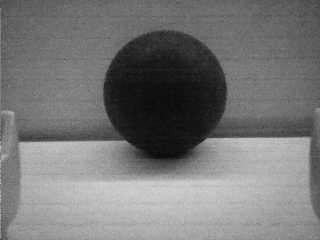
#> input picture lab4/imgs/test01.bmp, 320 x 240 px, given in place of test89.bmp, which was not available
$ python autograder.py
#> lines starting #> are read from the running program, lines starting #| are printed output that depends on the picture; after the words box and inside, x2 and y2 are one past the last pixel; in counts of white or black regions, pixels touching at a corner belong together; long printed decimals are rounded; pictures that were not available may be replaced by others from this repository, and a replacement may not be noted
### lab4/find_ball.py
#!/usr/bin/env python3

import cv2
import sys
import copy

import numpy as np

try:
	from PIL import Image, ImageDraw, ImageFont
except ImportError:
	sys.exit('install Pillow to run this code')


def find_ball(opencv_image, debug=False):
	"""Find the ball in an image.

		Arguments:
		opencv_image -- the image
		debug -- an optional argument which can be used to control whether
				debugging information is displayed.

		Returns [x, y, radius] of the ball, and [0,0,0] or None if no ball is found.
	"""

	edge_threshold = 100
	accumulator_threshold = 35

	blurred = cv2.GaussianBlur(opencv_image, (9, 9), 2)

	if debug:
		edges = cv2.Canny(blurred, edge_threshold, edge_threshold/2)
		pil_image = Image.fromarray(edges)
		pil_image.show()

	circles = cv2.HoughCircles(blurred, cv2.HOUGH_GRADIENT,
		dp=1, minDist=30,
		param1=edge_threshold, param2=accumulator_threshold,
		minRadius=10, maxRadius=100)

	if circles is None:
		return [0, 0, 0]

	# Reduce the dimensionality
	circles = circles[0,:]

	#print(len(circles))
	if debug:
		#print(circles)
		display_circles(blurred, circles)
		input("Press Enter to continue...")

	if len(circles) > 0:
		return circles[0]
	else:
		return [0, 0, 0]


def display_circles(opencv_image, circles, best=None):
	"""Display a copy of the image with superimposed circles.

	   Provided for debugging purposes, feel free to edit as needed.

	   Arguments:
		opencv_image -- the image
		circles -- list of circles, each specified as [x,y,radius]
		best -- an optional argument which may specify a single circle that will
				be drawn in a different color.  Meant to be used to help show which
				circle is ranked as best if there are multiple candidates.

	"""
	#make a copy of the image to draw on
	circle_image = copy.deepcopy(opencv_image)
	circle_image = cv2.cvtColor(circle_image, cv2.COLOR_GRAY2RGB, circle_image)

	for c in circles:
		# draw the outer circle
		cv2.circle(circle_image,(c[0],c[1]),c[2],(255,255,0),2)
		# draw the center of the circle
		cv2.circle(circle_image,(c[0],c[1]),2,(0,255,255),3)
		# write coords
		cv2.putText(circle_image,str(c),(c[0],c[1]),cv2.FONT_HERSHEY_SIMPLEX,
					.5,(255,255,255),2,cv2.LINE_AA)

	#highlight the best circle in a different color
	if best is not None:
		# draw the outer circle
		cv2.circle(circle_image,(best[0],best[1]),best[2],(0,0,255),2)
		# draw the center of the circle
		cv2.circle(circle_image,(best[0],best[1]),2,(0,0,255),3)
		# write coords
		cv2.putText(circle_image,str(best),(best[0],best[1]),cv2.FONT_HERSHEY_SIMPLEX,
					.5,(255,255,255),2,cv2.LINE_AA)


	#display the image
	pil_image = Image.fromarray(circle_image)
	pil_image.show()

# [2 lines that do not run on import are left out]

### lab4/autograder.py
#!/usr/bin/env python3

import cv2
import os
import math
import find_ball
import numpy as np

# load ground truth
with open('./imgs/ground_truth.txt') as f:
#> (reads lab4/imgs/ground_truth.txt from the repository)
	grid_data = [i.split() for i in f.readlines()]

print(grid_data)

# thresh hold to accept circle and give credit per circle
center_err_thresh = 20.0
radius_err_thresh = 10.0
score = 0;

# check each image
for filedata in grid_data:
	file = filedata[0]

	#read in image as grayscale
	opencv_image = cv2.imread("./imgs/" + file, cv2.COLOR_GRAY2RGB)
#> opencv_image is the input picture: shape (240, 320); min 8, max 211, mean 117.9

	#try to find the ball in the image
	ball = find_ball.find_ball(opencv_image)
#> in find_ball, `circles = cv2.HoughCircles(blurred, cv2.HOUGH_GRADIENT, dp=1, minDist=..`: circles = [[165.5, 91.5, 61.8]]
#> ball = [165.5, 91.5, 61.8]
	print(file, ball)
#| test89.bmp [165.5  91.5  61.8]

	if ball is None:
		ball = np.array([0, 0, 0])

	# get center err
	center_err = math.sqrt((ball[0] - float(filedata[1]))**2 + (
		ball[1] - float(filedata[2]))**2)
#> center_err = 84.93

	# get radius err
	r_err = math.fabs(ball[2] - float(filedata[3]))
#> r_err = 27.8

	print("circle center err =", center_err, "pixel")
#| circle center err = 84.926 pixel
	print("circle radius err =", r_err, "pixel")
#| circle radius err = 27.800 pixel
	if center_err <= center_err_thresh and r_err <= radius_err_thresh:
		score += 1;
	else:
		find_ball.find_ball(opencv_image, debug=True)
#> call 2 of find_ball, with debug = True
#> in find_ball (call 2), `edges = cv2.Canny(blurred, edge_threshold, edge_threshold/2)`:
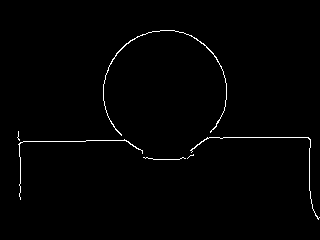
#> edges: shape (240, 320); 1% white in thin lines or dots, all inside (x1, y1, x2, y2) = (17, 30, 320, 220)
#> the loop in display_circles, `for c in circles:` made 1 pass
#> after the loop in display_circles, `for c in circles:`:
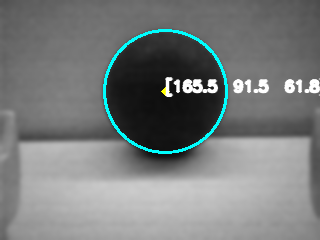
#> circle_image: shape (240, 320, 3); mean B, G, R 123.5, 123.6, 119.6
#> pass 2 of the loop `for filedata in grid_data:`:
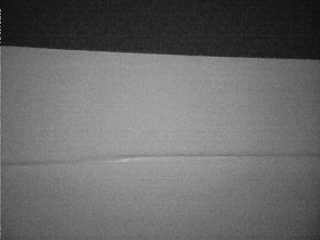
#> input picture lab4/imgs/test03.bmp, 320 x 240 px, given in place of test63.bmp, which was not available
#> opencv_image is the input picture: shape (240, 320); min 0, max 186, mean 104.9
#> ball = [0, 0, 0]
#| test63.bmp [0, 0, 0]
#> center_err = 257.9
#> r_err = 69
#| circle center err = 257.946 pixel
#| circle radius err = 69.0 pixel
#> in find_ball (call 4), `edges = cv2.Canny(blurred, edge_threshold, edge_threshold/2)`:
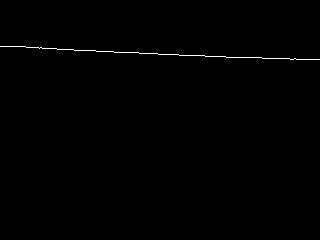
#> edges: shape (240, 320); 0.42% white in thin lines or dots, all inside (x1, y1, x2, y2) = (0, 46, 320, 60)
#> (the run stopped early here; a loop or call above may not have finished)
